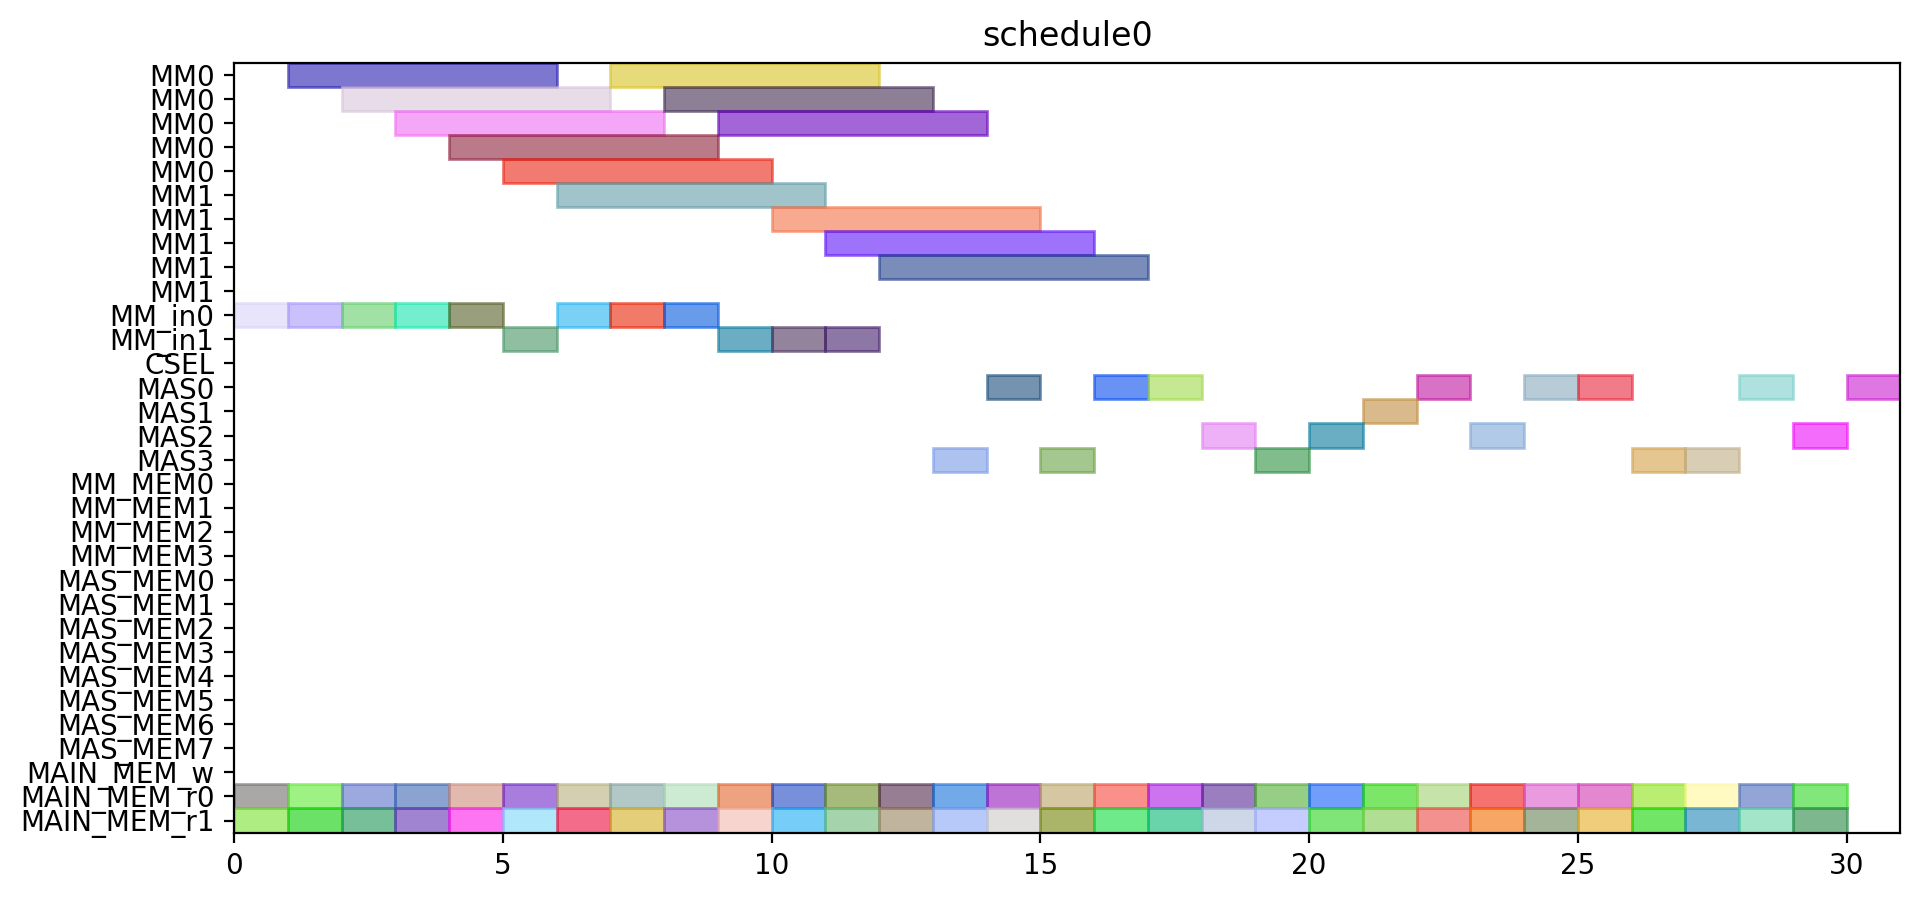

Write Python code to recreate this figure.
from pyschedule import Scenario, solvers, plotters, alt


def solve():
	horizon = 120
	S = Scenario("schedule0", horizon=horizon)

	# resource
	MM = S.Resources('MM', num=2, size=5)
	MM_in = S.Resources('MM_in', num=2)
	CSEL = S.Resource('CSEL')
	MAS = S.Resources('MAS', num=4, size=1, periods=range(1, horizon))
	MM_MEM = S.Resources('MM_MEM', num=4)
	MAS_MEM = S.Resources('MAS_MEM', num=8)
	MAIN_MEM_w = S.Resource('MAIN_MEM_w', size=1)
	MAIN_MEM_r = S.Resources('MAIN_MEM_r', num=2)

	# result of previous scheduling

	# new tasks
	T1_t0 = S.Task('T1_t0', length=1, delay_cost=1)
	T1_t0 += alt(MAS)
	T1_t0_mem0 = S.Task('T1_t0_mem0', length=1, delay_cost=1)
	T1_t0_mem0 += MAIN_MEM_r[0]
	S += T1_t0_mem0 <= T1_t0

	T1_t0_mem1 = S.Task('T1_t0_mem1', length=1, delay_cost=1)
	T1_t0_mem1 += MAIN_MEM_r[1]
	S += T1_t0_mem1 <= T1_t0

	T1_t1 = S.Task('T1_t1', length=1, delay_cost=1)
	T1_t1 += alt(MAS)
	T1_t1_mem0 = S.Task('T1_t1_mem0', length=1, delay_cost=1)
	T1_t1_mem0 += MAIN_MEM_r[0]
	S += T1_t1_mem0 <= T1_t1

	T1_t1_mem1 = S.Task('T1_t1_mem1', length=1, delay_cost=1)
	T1_t1_mem1 += MAIN_MEM_r[1]
	S += T1_t1_mem1 <= T1_t1

	T1_t3 = S.Task('T1_t3', length=5, delay_cost=1)
	T1_t3 += alt(MM)
	T1_t3_in = S.Task('T1_t3_in', length=1, delay_cost=1)
	T1_t3_in += alt(MM_in)
	S += T1_t3_in*MM_in[0]<=T1_t3*MM[0]
	S += T1_t3_in*MM_in[1]<=T1_t3*MM[1]
	T1_t3_mem0 = S.Task('T1_t3_mem0', length=1, delay_cost=1)
	T1_t3_mem0 += MAIN_MEM_r[0]
	S += T1_t3_mem0 <= T1_t3

	T1_t3_mem1 = S.Task('T1_t3_mem1', length=1, delay_cost=1)
	T1_t3_mem1 += MAIN_MEM_r[1]
	S += T1_t3_mem1 <= T1_t3

	T2_t0 = S.Task('T2_t0', length=5, delay_cost=1)
	T2_t0 += alt(MM)
	T2_t0_in = S.Task('T2_t0_in', length=1, delay_cost=1)
	T2_t0_in += alt(MM_in)
	S += T2_t0_in*MM_in[0]<=T2_t0*MM[0]
	S += T2_t0_in*MM_in[1]<=T2_t0*MM[1]
	T2_t0_mem0 = S.Task('T2_t0_mem0', length=1, delay_cost=1)
	T2_t0_mem0 += MAIN_MEM_r[0]
	S += T2_t0_mem0 <= T2_t0

	T2_t0_mem1 = S.Task('T2_t0_mem1', length=1, delay_cost=1)
	T2_t0_mem1 += MAIN_MEM_r[1]
	S += T2_t0_mem1 <= T2_t0

	T2_t1 = S.Task('T2_t1', length=5, delay_cost=1)
	T2_t1 += alt(MM)
	T2_t1_in = S.Task('T2_t1_in', length=1, delay_cost=1)
	T2_t1_in += alt(MM_in)
	S += T2_t1_in*MM_in[0]<=T2_t1*MM[0]
	S += T2_t1_in*MM_in[1]<=T2_t1*MM[1]
	T2_t1_mem0 = S.Task('T2_t1_mem0', length=1, delay_cost=1)
	T2_t1_mem0 += MAIN_MEM_r[0]
	S += T2_t1_mem0 <= T2_t1

	T2_t1_mem1 = S.Task('T2_t1_mem1', length=1, delay_cost=1)
	T2_t1_mem1 += MAIN_MEM_r[1]
	S += T2_t1_mem1 <= T2_t1

	T2_t2 = S.Task('T2_t2', length=1, delay_cost=1)
	T2_t2 += alt(MAS)
	T2_t2_mem0 = S.Task('T2_t2_mem0', length=1, delay_cost=1)
	T2_t2_mem0 += MAIN_MEM_r[0]
	S += T2_t2_mem0 <= T2_t2

	T2_t2_mem1 = S.Task('T2_t2_mem1', length=1, delay_cost=1)
	T2_t2_mem1 += MAIN_MEM_r[1]
	S += T2_t2_mem1 <= T2_t2

	T2_t3 = S.Task('T2_t3', length=1, delay_cost=1)
	T2_t3 += alt(MAS)
	T2_t3_mem0 = S.Task('T2_t3_mem0', length=1, delay_cost=1)
	T2_t3_mem0 += MAIN_MEM_r[0]
	S += T2_t3_mem0 <= T2_t3

	T2_t3_mem1 = S.Task('T2_t3_mem1', length=1, delay_cost=1)
	T2_t3_mem1 += MAIN_MEM_r[1]
	S += T2_t3_mem1 <= T2_t3

	T3_t0 = S.Task('T3_t0', length=5, delay_cost=1)
	T3_t0 += alt(MM)
	T3_t0_in = S.Task('T3_t0_in', length=1, delay_cost=1)
	T3_t0_in += alt(MM_in)
	S += T3_t0_in*MM_in[0]<=T3_t0*MM[0]
	S += T3_t0_in*MM_in[1]<=T3_t0*MM[1]
	T3_t0_mem0 = S.Task('T3_t0_mem0', length=1, delay_cost=1)
	T3_t0_mem0 += MAIN_MEM_r[0]
	S += T3_t0_mem0 <= T3_t0

	T3_t0_mem1 = S.Task('T3_t0_mem1', length=1, delay_cost=1)
	T3_t0_mem1 += MAIN_MEM_r[1]
	S += T3_t0_mem1 <= T3_t0

	T3_t1 = S.Task('T3_t1', length=5, delay_cost=1)
	T3_t1 += alt(MM)
	T3_t1_in = S.Task('T3_t1_in', length=1, delay_cost=1)
	T3_t1_in += alt(MM_in)
	S += T3_t1_in*MM_in[0]<=T3_t1*MM[0]
	S += T3_t1_in*MM_in[1]<=T3_t1*MM[1]
	T3_t1_mem0 = S.Task('T3_t1_mem0', length=1, delay_cost=1)
	T3_t1_mem0 += MAIN_MEM_r[0]
	S += T3_t1_mem0 <= T3_t1

	T3_t1_mem1 = S.Task('T3_t1_mem1', length=1, delay_cost=1)
	T3_t1_mem1 += MAIN_MEM_r[1]
	S += T3_t1_mem1 <= T3_t1

	T3_t2 = S.Task('T3_t2', length=1, delay_cost=1)
	T3_t2 += alt(MAS)
	T3_t2_mem0 = S.Task('T3_t2_mem0', length=1, delay_cost=1)
	T3_t2_mem0 += MAIN_MEM_r[0]
	S += T3_t2_mem0 <= T3_t2

	T3_t2_mem1 = S.Task('T3_t2_mem1', length=1, delay_cost=1)
	T3_t2_mem1 += MAIN_MEM_r[1]
	S += T3_t2_mem1 <= T3_t2

	T3_t3 = S.Task('T3_t3', length=1, delay_cost=1)
	T3_t3 += alt(MAS)
	T3_t3_mem0 = S.Task('T3_t3_mem0', length=1, delay_cost=1)
	T3_t3_mem0 += MAIN_MEM_r[0]
	S += T3_t3_mem0 <= T3_t3

	T3_t3_mem1 = S.Task('T3_t3_mem1', length=1, delay_cost=1)
	T3_t3_mem1 += MAIN_MEM_r[1]
	S += T3_t3_mem1 <= T3_t3

	T4_t0 = S.Task('T4_t0', length=5, delay_cost=1)
	T4_t0 += alt(MM)
	T4_t0_in = S.Task('T4_t0_in', length=1, delay_cost=1)
	T4_t0_in += alt(MM_in)
	S += T4_t0_in*MM_in[0]<=T4_t0*MM[0]
	S += T4_t0_in*MM_in[1]<=T4_t0*MM[1]
	T4_t0_mem0 = S.Task('T4_t0_mem0', length=1, delay_cost=1)
	T4_t0_mem0 += MAIN_MEM_r[0]
	S += T4_t0_mem0 <= T4_t0

	T4_t0_mem1 = S.Task('T4_t0_mem1', length=1, delay_cost=1)
	T4_t0_mem1 += MAIN_MEM_r[1]
	S += T4_t0_mem1 <= T4_t0

	T4_t1 = S.Task('T4_t1', length=5, delay_cost=1)
	T4_t1 += alt(MM)
	T4_t1_in = S.Task('T4_t1_in', length=1, delay_cost=1)
	T4_t1_in += alt(MM_in)
	S += T4_t1_in*MM_in[0]<=T4_t1*MM[0]
	S += T4_t1_in*MM_in[1]<=T4_t1*MM[1]
	T4_t1_mem0 = S.Task('T4_t1_mem0', length=1, delay_cost=1)
	T4_t1_mem0 += MAIN_MEM_r[0]
	S += T4_t1_mem0 <= T4_t1

	T4_t1_mem1 = S.Task('T4_t1_mem1', length=1, delay_cost=1)
	T4_t1_mem1 += MAIN_MEM_r[1]
	S += T4_t1_mem1 <= T4_t1

	T4_t2 = S.Task('T4_t2', length=1, delay_cost=1)
	T4_t2 += alt(MAS)
	T4_t2_mem0 = S.Task('T4_t2_mem0', length=1, delay_cost=1)
	T4_t2_mem0 += MAIN_MEM_r[0]
	S += T4_t2_mem0 <= T4_t2

	T4_t2_mem1 = S.Task('T4_t2_mem1', length=1, delay_cost=1)
	T4_t2_mem1 += MAIN_MEM_r[1]
	S += T4_t2_mem1 <= T4_t2

	T4_t3 = S.Task('T4_t3', length=1, delay_cost=1)
	T4_t3 += alt(MAS)
	T4_t3_mem0 = S.Task('T4_t3_mem0', length=1, delay_cost=1)
	T4_t3_mem0 += MAIN_MEM_r[0]
	S += T4_t3_mem0 <= T4_t3

	T4_t3_mem1 = S.Task('T4_t3_mem1', length=1, delay_cost=1)
	T4_t3_mem1 += MAIN_MEM_r[1]
	S += T4_t3_mem1 <= T4_t3

	T5_t0 = S.Task('T5_t0', length=1, delay_cost=1)
	T5_t0 += alt(MAS)
	T5_t0_mem0 = S.Task('T5_t0_mem0', length=1, delay_cost=1)
	T5_t0_mem0 += MAIN_MEM_r[0]
	S += T5_t0_mem0 <= T5_t0

	T5_t0_mem1 = S.Task('T5_t0_mem1', length=1, delay_cost=1)
	T5_t0_mem1 += MAIN_MEM_r[1]
	S += T5_t0_mem1 <= T5_t0

	T5_t1 = S.Task('T5_t1', length=1, delay_cost=1)
	T5_t1 += alt(MAS)
	T5_t1_mem0 = S.Task('T5_t1_mem0', length=1, delay_cost=1)
	T5_t1_mem0 += MAIN_MEM_r[0]
	S += T5_t1_mem0 <= T5_t1

	T5_t1_mem1 = S.Task('T5_t1_mem1', length=1, delay_cost=1)
	T5_t1_mem1 += MAIN_MEM_r[1]
	S += T5_t1_mem1 <= T5_t1

	T5_t3 = S.Task('T5_t3', length=5, delay_cost=1)
	T5_t3 += alt(MM)
	T5_t3_in = S.Task('T5_t3_in', length=1, delay_cost=1)
	T5_t3_in += alt(MM_in)
	S += T5_t3_in*MM_in[0]<=T5_t3*MM[0]
	S += T5_t3_in*MM_in[1]<=T5_t3*MM[1]
	T5_t3_mem0 = S.Task('T5_t3_mem0', length=1, delay_cost=1)
	T5_t3_mem0 += MAIN_MEM_r[0]
	S += T5_t3_mem0 <= T5_t3

	T5_t3_mem1 = S.Task('T5_t3_mem1', length=1, delay_cost=1)
	T5_t3_mem1 += MAIN_MEM_r[1]
	S += T5_t3_mem1 <= T5_t3

	T6_t0 = S.Task('T6_t0', length=5, delay_cost=1)
	T6_t0 += alt(MM)
	T6_t0_in = S.Task('T6_t0_in', length=1, delay_cost=1)
	T6_t0_in += alt(MM_in)
	S += T6_t0_in*MM_in[0]<=T6_t0*MM[0]
	S += T6_t0_in*MM_in[1]<=T6_t0*MM[1]
	T6_t0_mem0 = S.Task('T6_t0_mem0', length=1, delay_cost=1)
	T6_t0_mem0 += MAIN_MEM_r[0]
	S += T6_t0_mem0 <= T6_t0

	T6_t0_mem1 = S.Task('T6_t0_mem1', length=1, delay_cost=1)
	T6_t0_mem1 += MAIN_MEM_r[1]
	S += T6_t0_mem1 <= T6_t0

	T6_t1 = S.Task('T6_t1', length=5, delay_cost=1)
	T6_t1 += alt(MM)
	T6_t1_in = S.Task('T6_t1_in', length=1, delay_cost=1)
	T6_t1_in += alt(MM_in)
	S += T6_t1_in*MM_in[0]<=T6_t1*MM[0]
	S += T6_t1_in*MM_in[1]<=T6_t1*MM[1]
	T6_t1_mem0 = S.Task('T6_t1_mem0', length=1, delay_cost=1)
	T6_t1_mem0 += MAIN_MEM_r[0]
	S += T6_t1_mem0 <= T6_t1

	T6_t1_mem1 = S.Task('T6_t1_mem1', length=1, delay_cost=1)
	T6_t1_mem1 += MAIN_MEM_r[1]
	S += T6_t1_mem1 <= T6_t1

	T6_t2 = S.Task('T6_t2', length=1, delay_cost=1)
	T6_t2 += alt(MAS)
	T6_t2_mem0 = S.Task('T6_t2_mem0', length=1, delay_cost=1)
	T6_t2_mem0 += MAIN_MEM_r[0]
	S += T6_t2_mem0 <= T6_t2

	T6_t2_mem1 = S.Task('T6_t2_mem1', length=1, delay_cost=1)
	T6_t2_mem1 += MAIN_MEM_r[1]
	S += T6_t2_mem1 <= T6_t2

	T6_t3 = S.Task('T6_t3', length=1, delay_cost=1)
	T6_t3 += alt(MAS)
	T6_t3_mem0 = S.Task('T6_t3_mem0', length=1, delay_cost=1)
	T6_t3_mem0 += MAIN_MEM_r[0]
	S += T6_t3_mem0 <= T6_t3

	T6_t3_mem1 = S.Task('T6_t3_mem1', length=1, delay_cost=1)
	T6_t3_mem1 += MAIN_MEM_r[1]
	S += T6_t3_mem1 <= T6_t3

	T7_t0 = S.Task('T7_t0', length=5, delay_cost=1)
	T7_t0 += alt(MM)
	T7_t0_in = S.Task('T7_t0_in', length=1, delay_cost=1)
	T7_t0_in += alt(MM_in)
	S += T7_t0_in*MM_in[0]<=T7_t0*MM[0]
	S += T7_t0_in*MM_in[1]<=T7_t0*MM[1]
	T7_t0_mem0 = S.Task('T7_t0_mem0', length=1, delay_cost=1)
	T7_t0_mem0 += MAIN_MEM_r[0]
	S += T7_t0_mem0 <= T7_t0

	T7_t0_mem1 = S.Task('T7_t0_mem1', length=1, delay_cost=1)
	T7_t0_mem1 += MAIN_MEM_r[1]
	S += T7_t0_mem1 <= T7_t0

	T7_t1 = S.Task('T7_t1', length=5, delay_cost=1)
	T7_t1 += alt(MM)
	T7_t1_in = S.Task('T7_t1_in', length=1, delay_cost=1)
	T7_t1_in += alt(MM_in)
	S += T7_t1_in*MM_in[0]<=T7_t1*MM[0]
	S += T7_t1_in*MM_in[1]<=T7_t1*MM[1]
	T7_t1_mem0 = S.Task('T7_t1_mem0', length=1, delay_cost=1)
	T7_t1_mem0 += MAIN_MEM_r[0]
	S += T7_t1_mem0 <= T7_t1

	T7_t1_mem1 = S.Task('T7_t1_mem1', length=1, delay_cost=1)
	T7_t1_mem1 += MAIN_MEM_r[1]
	S += T7_t1_mem1 <= T7_t1

	T7_t2 = S.Task('T7_t2', length=1, delay_cost=1)
	T7_t2 += alt(MAS)
	T7_t2_mem0 = S.Task('T7_t2_mem0', length=1, delay_cost=1)
	T7_t2_mem0 += MAIN_MEM_r[0]
	S += T7_t2_mem0 <= T7_t2

	T7_t2_mem1 = S.Task('T7_t2_mem1', length=1, delay_cost=1)
	T7_t2_mem1 += MAIN_MEM_r[1]
	S += T7_t2_mem1 <= T7_t2

	T7_t3 = S.Task('T7_t3', length=1, delay_cost=1)
	T7_t3 += alt(MAS)
	T7_t3_mem0 = S.Task('T7_t3_mem0', length=1, delay_cost=1)
	T7_t3_mem0 += MAIN_MEM_r[0]
	S += T7_t3_mem0 <= T7_t3

	T7_t3_mem1 = S.Task('T7_t3_mem1', length=1, delay_cost=1)
	T7_t3_mem1 += MAIN_MEM_r[1]
	S += T7_t3_mem1 <= T7_t3

	T8_t2 = S.Task('T8_t2', length=1, delay_cost=1)
	T8_t2 += alt(MAS)
	T8_t2_mem0 = S.Task('T8_t2_mem0', length=1, delay_cost=1)
	T8_t2_mem0 += MAIN_MEM_r[0]
	S += T8_t2_mem0 <= T8_t2

	T8_t2_mem1 = S.Task('T8_t2_mem1', length=1, delay_cost=1)
	T8_t2_mem1 += MAIN_MEM_r[1]
	S += T8_t2_mem1 <= T8_t2

	T9_t2 = S.Task('T9_t2', length=1, delay_cost=1)
	T9_t2 += alt(MAS)
	T9_t2_mem0 = S.Task('T9_t2_mem0', length=1, delay_cost=1)
	T9_t2_mem0 += MAIN_MEM_r[0]
	S += T9_t2_mem0 <= T9_t2

	T9_t2_mem1 = S.Task('T9_t2_mem1', length=1, delay_cost=1)
	T9_t2_mem1 += MAIN_MEM_r[1]
	S += T9_t2_mem1 <= T9_t2

	T10_t2 = S.Task('T10_t2', length=1, delay_cost=1)
	T10_t2 += alt(MAS)
	T10_t2_mem0 = S.Task('T10_t2_mem0', length=1, delay_cost=1)
	T10_t2_mem0 += MAIN_MEM_r[0]
	S += T10_t2_mem0 <= T10_t2

	T10_t2_mem1 = S.Task('T10_t2_mem1', length=1, delay_cost=1)
	T10_t2_mem1 += MAIN_MEM_r[1]
	S += T10_t2_mem1 <= T10_t2

	T11_t2 = S.Task('T11_t2', length=1, delay_cost=1)
	T11_t2 += alt(MAS)
	T11_t2_mem0 = S.Task('T11_t2_mem0', length=1, delay_cost=1)
	T11_t2_mem0 += MAIN_MEM_r[0]
	S += T11_t2_mem0 <= T11_t2

	T11_t2_mem1 = S.Task('T11_t2_mem1', length=1, delay_cost=1)
	T11_t2_mem1 += MAIN_MEM_r[1]
	S += T11_t2_mem1 <= T11_t2

	solvers.mip.solve(S,msg=1,kind='CPLEX',ratio_gap=1.01)

	solution = [['hoge']*len(S.solution()[1]) for i in range(len(S.solution()))]
	for i in range(len(S.solution())):
		for j in range(len(S.solution()[i])):
			solution[i][j]=str(S.solution()[i][j])
	print(solution)

	cycles = int(solution[-1][3])

	pic_file_name = "/home/mfukuda/ABE/multiRAM_multiMAS_16mux/scheduling_result/stage5MM2_stage1MAS4/EP2_LADDERMUL/schedule0.png"
	if(S.solution() != []):
		plotters.matplotlib.plot(S,img_filename=pic_file_name, show_task_labels=False, fig_size=(cycles*0.25+3, 5))

	return solution
